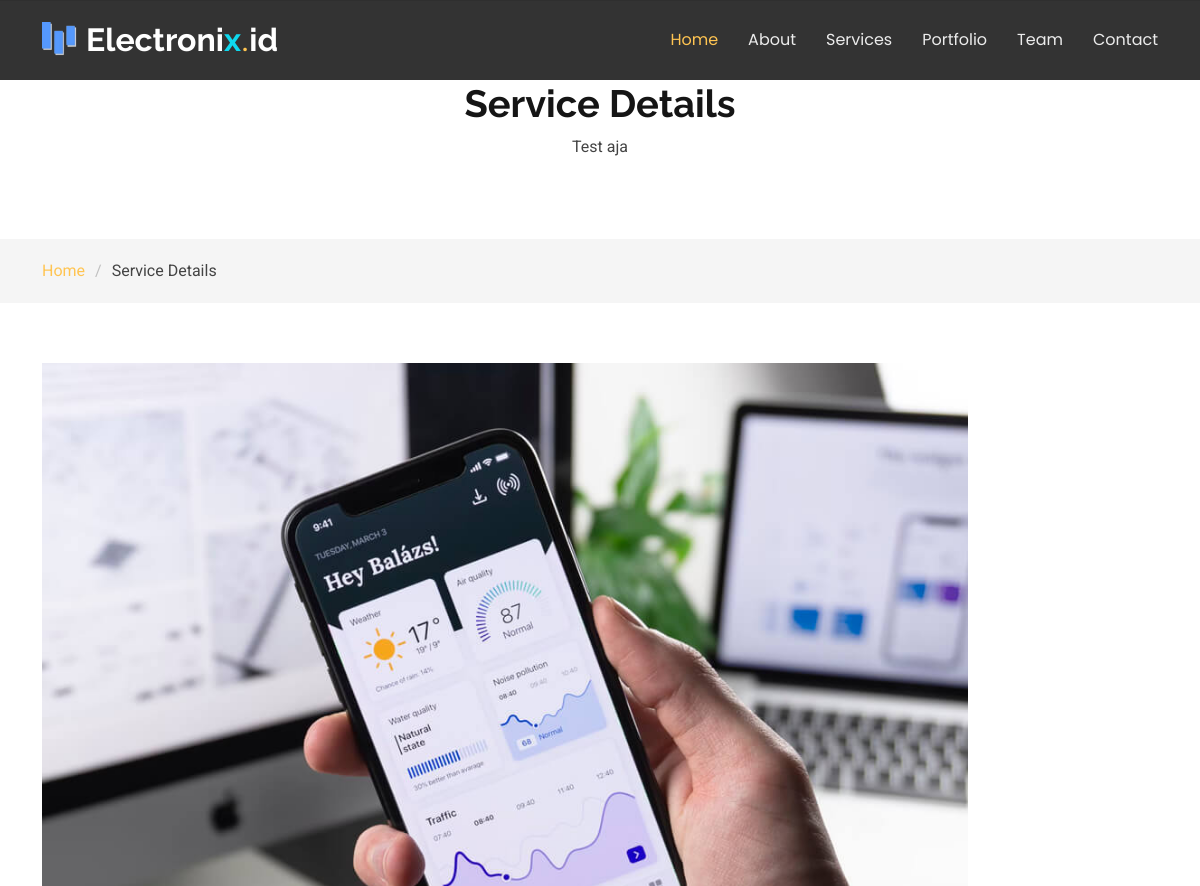
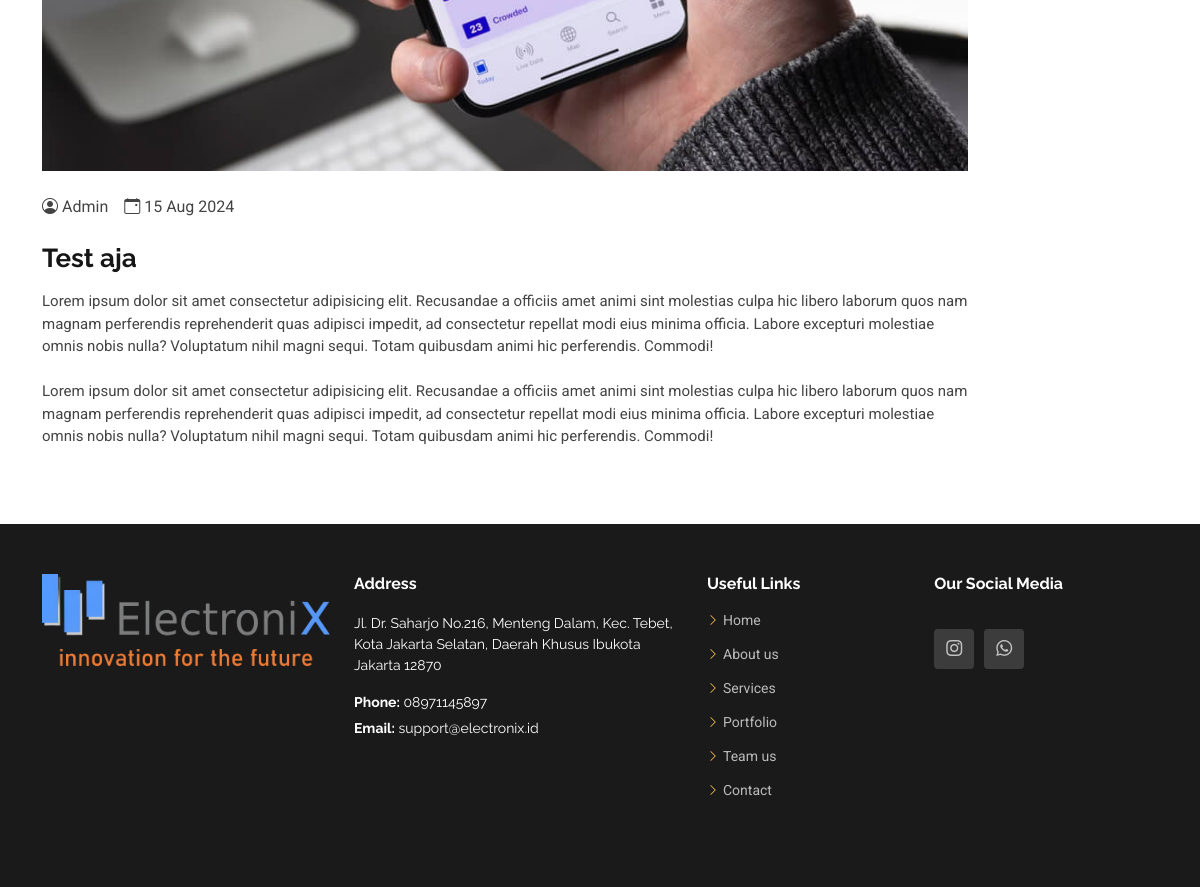
The app's page /home/service_detail/test_aja with its own data (2 pictures, top to bottom).
### tables this page shows
CREATE TABLE `service` (
  `id` int(11) NOT NULL,
  `judul` varchar(550) NOT NULL,
  `slug` varchar(550) NOT NULL,
  `isi_service` text NOT NULL,
  `created_by` varchar(255) NOT NULL,
  `created_at` int(11) NOT NULL,
  `image` varchar(550) NOT NULL
);

CREATE TABLE `contact` (
  `id` int(11) NOT NULL,
  `image` varchar(550) NOT NULL,
  `alamat` varchar(550) NOT NULL,
  `telp` varchar(550) NOT NULL,
  `email` varchar(250) NOT NULL,
  `instagram` varchar(550) NOT NULL,
  `wa` varchar(250) NOT NULL,
  `maps` varchar(9999) NOT NULL
);

### application/controllers/Home.php (called while the page is built, shortened)
<?php
class Home extends CI_Controller {
	public function service_detail($slug)
	{
		$data['judul'] = 'Detail Service';
		$data['service'] = $this->db->get_where('service', ['slug' => $slug])->row_array();
		$data['contact'] = $this->db->get_where('contact')->result_array();
		$this->load->view('template/home_header', $data);
        $this->load->view('template/service_navbar', $data);
		$this->load->view('home/service_detail', $data);
        $this->load->view('template/home_footer', $data);
	}
}

### index.php (called while the page is built, shortened)
<?php
require_once BASEPATH.'core/CodeIgniter.php';

### application/views/home/service_detail.php (the view)
<body class="service-details-page">
<main class="main">
<div class="page-title" data-aos="fade">
  <div class="heading">
    <div class="container">
      <div class="row d-flex justify-content-center text-center">
        <div class="col-lg-8">
          <h1>Service Details</h1>
          <p class="mb-0"><?= $service['judul'] ?></p>
        </div>
      </div>
    </div>
  </div>
  <nav class="breadcrumbs">
    <div class="container">
      <ol>
        <li><a href="<?= base_url('home/index') ?>">Home</a></li>
        <li class="current">Service Details</li>
      </ol>
    </div>
  </nav>
</div>
<section id="service-details" class="service-details section">
  <div class="container">
    <div class="row gy-5">
      <div class="col-lg-10" data-aos="fade-up" data-aos-delay="200">
        <img src="<?= base_url('front-end/assets/img/service/').$service['image']; ?>" alt="img-fluid" class="img-fluid services-img mb-4">
        <div class="d-flex align-items-center mb-4">
          <div class="me-3 d-flex align-items-center">
            <i class="bi bi-person-circle me-1"></i>
            <span><?= $service['created_by']; ?></span>
          </div>
          <div class="d-flex align-items-center">
            <i class="bi bi-calendar-event me-1"></i>
            <span><?= date('d M Y', ($service['created_at'])); ?></span>
          </div>
        </div>
        <h3><?= $service['judul'] ?></h3>
        <p style="text-align: justify;"><?= $service['isi_service']; ?></p>
      </div>
    </div>
  </div>
</section>
</body>

### application/views/template/home_footer.php (shortened to what this page needs)
<footer id="footer" class="footer">
<div class="footer-top">
    <div class="container">
      <div class="row gy-4">
        <?php foreach($contact as $ct) : ?>
          <div class="col-lg-7 col-md-12 footer-about d-flex align-items-start justify-content-between flex-column flex-lg-row">
            <img src="<?= base_url('front-end/assets/img/contact/').$ct['image'] ?>" style="width: 100%; height: auto; max-width: 288px;" alt="" class="footer-logo"/>
              <div class="footer-contact ms-lg-4 mt-3 mt-lg-0 text-lg-start text-center">
                  <h4>Address</h4>
                  <p><?= $ct['alamat'] ?></p>
                  <p class="mt-3"><strong>Phone:</strong> <span><?= $ct['telp'] ?></span></p>
                  <p><strong>Email:</strong> <span><?= $ct['email'] ?></span></p>
              </div>
          </div>
          <?php endforeach; ?>
          <div class="col-lg-4 col-md-6 d-flex flex-column flex-md-row justify-content-between">
            <div class="footer-links">
              <h4>Useful Links</h4>
                <ul>
                  <li><i class="bi bi-chevron-right"></i> <a href="<?= base_url('home/index/') ?>#hero">Home</a></li>
                  <li><i class="bi bi-chevron-right"></i> <a href="<?= base_url('home/index/') ?>#about">About us</a></li>
                  <li><i class="bi bi-chevron-right"></i> <a href="<?= base_url('home/index/') ?>#services">Services</a></li>
                  <li><i class="bi bi-chevron-right"></i> <a href="<?= base_url('home/index/') ?>#portfolio">Portfolio</a></li>
                  <li><i class="bi bi-chevron-right"></i> <a href="<?= base_url('home/index/') ?>#team">Team us</a></li>
                  <li><i class="bi bi-chevron-right"></i> <a href="#contact">Contact</a></li>
            </ul>
        </div>
        <div class="footer-newsletter mt-2 mt-md-0 ms-md-3">
          <h4>Our Social Media</h4>
          <div class="social-links d-flex mt-4">
            <?php foreach($contact as $ct) : ?>
            <a href="<?= $ct['instagram'] ?>" target="_blank"><i class="bi bi-instagram"></i></a>
            <a href="<?= $ct['wa'] ?>" target="_blank"><i class="bi bi-whatsapp"></i></a>
          </div>
        </div>
        <?php endforeach;?>
      </div>
    </div>
  </div>
</footer>
</body>
</html>

### front-end/assets/css/main.css (style rules this page uses)
:root { --default-font: "Roboto", system-ui, -apple-system, "Segoe UI", Roboto, "Helvetica Neue", Arial, "Noto Sans", "Liberation Sans", sans-serif, "Apple Color Emoji", "Segoe UI Emoji", "Segoe UI Symbol", "Noto Color Emoji"; --heading-font: "Raleway", sans-serif; --nav-font: "Poppins", sans-serif; }
:root { --background-color: #ffffff; --default-color: #444444; --heading-color: #151515; --accent-color: #ffc451; --contrast-color: #312f2f; }
:root { --nav-color: rgba(255, 255, 255, 0.905); --nav-hover-color: #ffc451; --nav-dropdown-background-color: #ffffff; --nav-dropdown-color: #212529; --nav-dropdown-hover-color: #ffc451; }
:root { --footer-background-color: #000000; }
:root { scroll-behavior: smooth; }
body { color: var(--default-color); background-color: var(--background-color); font-family: var(--default-font); }
a { color: var(--accent-color); text-decoration: none; transition: 0.3s; }
h1, h2, h3, h4, h5, h6 { color: var(--heading-color); font-family: var(--heading-font); }
.footer { --background-color: var(--footer-background-color); --default-color: #ffffff; --heading-color: #ffffff; color: var(--default-color); background-color: var(--background-color); font-size: 14px; position: relative; }
.footer .footer-top { padding: 50px 0; background-color: color-mix(in srgb, var(--footer-background-color) 90%, white 10%); }
.footer .footer-about { display: flex; flex-direction: row; align-items: center; justify-content: space-between; }
.footer .footer-about .footer-contact { margin-left: 20px; text-align: left; }
.footer .footer-about p { font-size: 14px; font-family: var(--heading-font); }
.footer .social-links a { color: color-mix(in srgb, var(--default-color), transparent 30%); background-color: color-mix(in srgb, var(--default-color) 5%, white 10%); display: flex; align-items: center; justify-content: center; width: 40px; height: 40px; border-radius: 4px; font-size: 16px; margin-right: 10px; transition: 0.3s; }
.footer h4 { font-size: 16px; font-weight: bold; position: relative; padding-bottom: 12px; }
.footer .footer-links { margin-bottom: 30px; }
.footer .footer-links ul { list-style: none; padding: 0; margin: 0; }
.footer .footer-links ul i { margin-right: 4px; font-size: 12px; line-height: 0; color: var(--accent-color); }
.footer .footer-links ul li { padding: 10px 0; display: flex; align-items: center; }
.footer .footer-links ul li:first-child { padding-top: 0; }
.footer .footer-links ul a { color: color-mix(in srgb, var(--default-color), transparent 30%); display: inline-block; line-height: 1; }
.footer .footer-contact p { margin-bottom: 5px; }
.page-title { color: var(--default-color); background-color: var(--background-color); position: relative; }
.page-title .heading { padding: 80px 0; border-top: 1px solid color-mix(in srgb, var(--default-color), transparent 90%); }
.page-title .heading h1 { font-size: 38px; font-weight: 700; }
.page-title nav { background-color: color-mix(in srgb, var(--default-color), transparent 95%); padding: 20px 0; }
.page-title nav ol { display: flex; flex-wrap: wrap; list-style: none; margin: 0; padding: 0; font-size: 16px; font-weight: 400; }
.page-title nav ol li+li { padding-left: 10px; }
.page-title nav ol li+li::before { content: "/"; display: inline-block; padding-right: 10px; color: color-mix(in srgb, var(--default-color), transparent 70%); }
section, .section { color: var(--default-color); background-color: var(--background-color); padding: 60px 0; scroll-margin-top: 80px; overflow: clip; }
.service-details .services-img { margin-bottom: 20px; }
.service-details h3 { font-size: 26px; font-weight: 700; }
.service-details p { font-size: 15px; }

### records on screen
service: judul "Test aja", image (picture), created_by "Admin", created_at "15 Aug 2024", isi_service "Lorem ipsum dolor sit amet consectetur adipisicing elit. Recusandae a officiis amet animi sint molestias culpa hic libero laborum quos nam magnam perferendis reprehenderit quas adipisci impedit, ad consectetur repellat modi eius minima officia. Labore excepturi molestiae omnis nobis nulla? Voluptatum nihil magni sequi. Totam quibusdam animi hic perferendis. Commodi! Lorem ipsum dolor sit amet consectetur adipisicing elit. Recusandae a officiis amet animi sint molestias culpa hic libero laborum quos nam magnam perferendis reprehenderit quas adipisci impedit, ad consectetur repellat modi eius minima officia. Labore excepturi molestiae omnis nobis nulla? Voluptatum nihil magni sequi. Totam…"
contact: image (picture), alamat "Jl. Dr. Saharjo No.216, Menteng Dalam, Kec. Tebet, Kota Jakarta Selatan, Daerah Khusus Ibukota Jakarta 12870", telp "08971145897", email "support@electronix.id"
